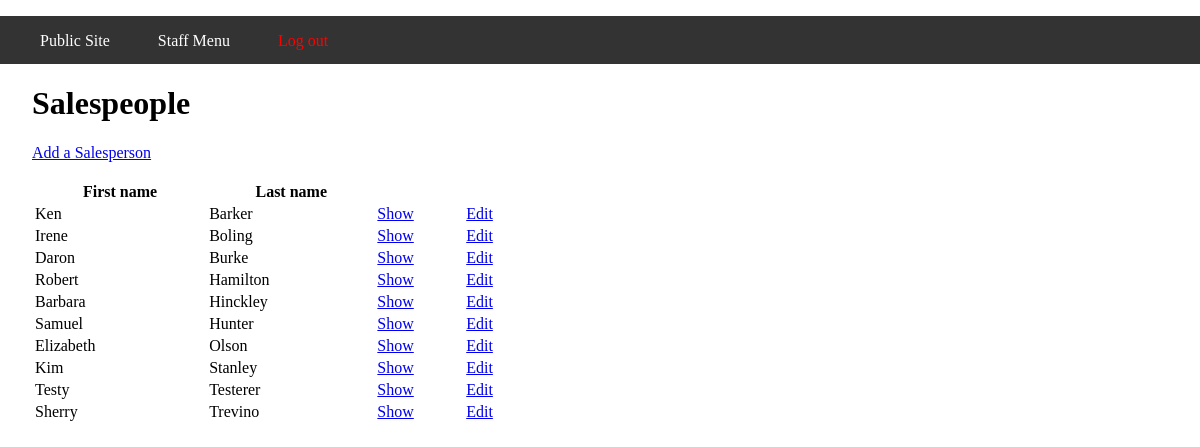
Screenshot of /staff/salespeople/index.php (signed in) with the database file from the repository.
### tables this page shows
CREATE TABLE `salespeople` (
  `id` int(11) NOT NULL,
  `first_name` varchar(255) DEFAULT NULL,
  `last_name` varchar(255) DEFAULT NULL,
  `phone` varchar(255) DEFAULT NULL,
  `email` varchar(255) DEFAULT NULL
);

### private/query_functions.php (called while the page is built, shortened)
<?php
  function find_all_salespeople() {
    global $db;
    $sql = "SELECT * FROM salespeople ";
    $sql .= "ORDER BY last_name ASC, first_name ASC;";
    $salespeople_result = db_query($db, $sql);
    return $salespeople_result;
  }
?>

### private/database.php (called while the page is built, shortened)
<?php
  function db_query($connection, $sql) {
    $result_set = mysqli_query($connection, $sql);
    return $result_set;
  }
  function db_fetch_assoc($result_set) {
    return mysqli_fetch_assoc($result_set);
  }
?>

### private/functions.php (called while the page is built, shortened)
<?php
  function h($string="") {
    return htmlspecialchars($string);
  }
  function u($string="") {
    return urlencode($string);
  }
?>

### public/staff/salespeople/index.php (the view, shortened to what this page needs)
<div id="main-content">
  <h1>Salespeople</h1>
  <a href="new.php">Add a Salesperson</a><br />
  <br />
  <?php
    $salespeople_result = find_all_salespeople();
    echo "<table id=\"salespeople\" style=\"width: 500px;\">";
    echo "<tr>";
    echo "<th>First name</th>";
    echo "<th>Last name</th>";
    echo "<th></th>";
    echo "<th></th>";
    echo "</tr>";
    while($salesperson = db_fetch_assoc($salespeople_result)) {
      echo "<tr>";
      echo "<td>" . h($salesperson['first_name']) . "</td>";
      echo "<td>" . h($salesperson['last_name']) . "</td>";
      echo "<td>";
      echo "<a href=\"show.php?id=" . h(u($salesperson['id'])) . "\">Show</a>";
      echo "</td>";
      echo "<td>";
      echo "<a href=\"edit.php?id=" . h(u($salesperson['id'])) . "\">Edit</a>";
      echo "</td>";
      echo "</tr>";
    }
    echo "</table>";
  ?>
</div>
<?php include(SHARED_PATH . '/footer.php'); ?>

### private/shared/header.php (style rules this page uses)
html, body { margin: 0; padding: 0; height: 100%; width: 100%; }
#main-content { padding: 0 2em; }

### rows the page displays
salespeople: first_name "Ken", last_name "Barker"
salespeople: first_name "Irene", last_name "Boling"
salespeople: first_name "Daron", last_name "Burke"
salespeople: first_name "Robert", last_name "Hamilton"
salespeople: first_name "Barbara", last_name "Hinckley"
salespeople: first_name "Samuel", last_name "Hunter"
salespeople: first_name "Elizabeth", last_name "Olson"
salespeople: first_name "Kim", last_name "Stanley"
salespeople: first_name "Testy", last_name "Testerer"
salespeople: first_name "Sherry", last_name "Trevino"
